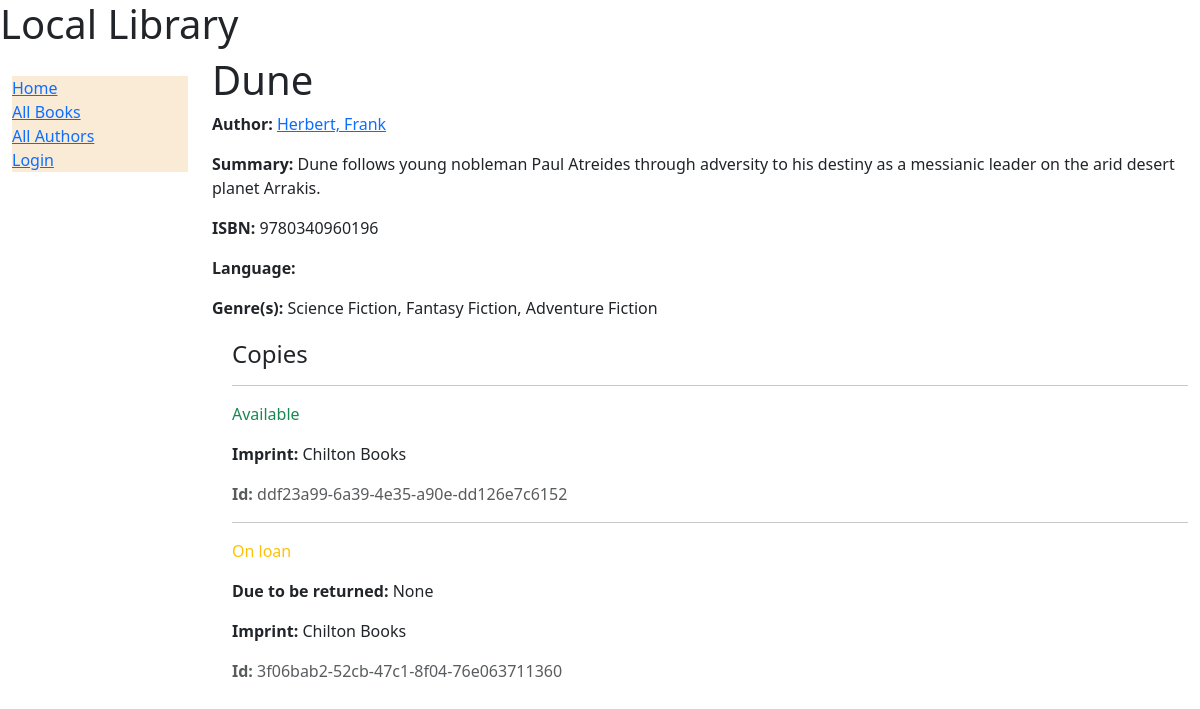
Before: /catalog/book/1 with the older database file.
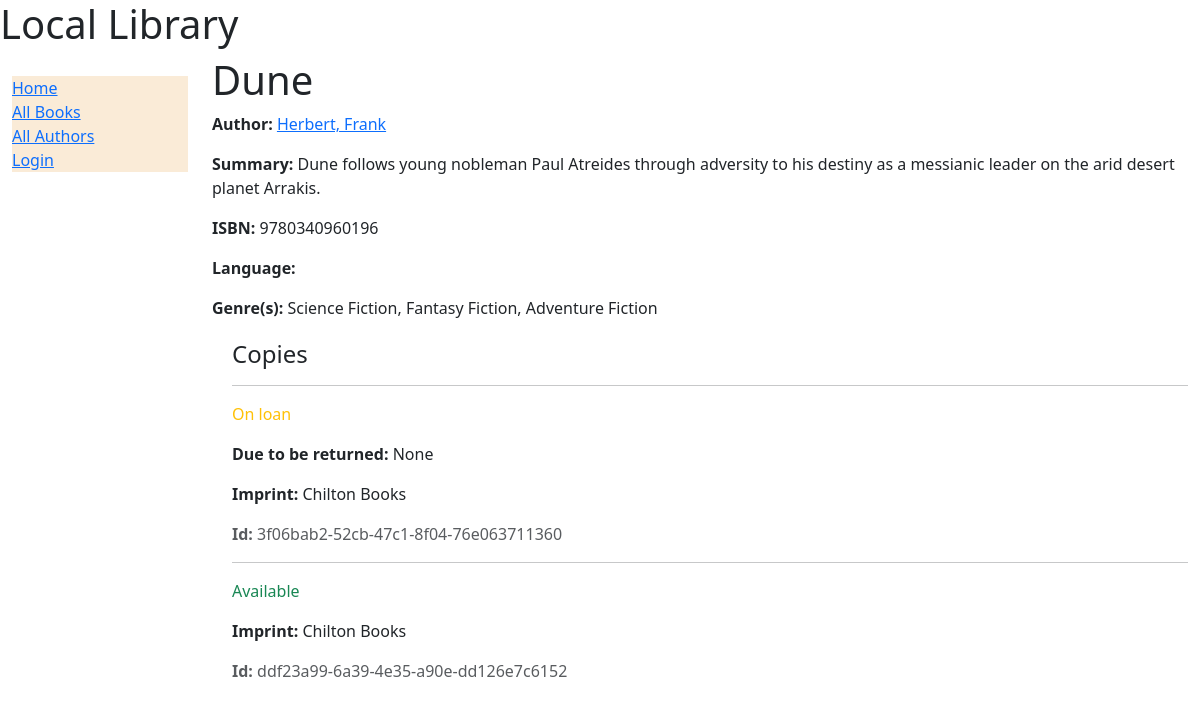
After: the same page with the newer database file.
### catalog/models.py (models this page shows, shortened)
class BookInstance(models.Model):
    id = models.UUIDField(primary_key=True,
                          default=uuid.uuid4,
                          help_text="Unique ID for this particular book across whole library")
    book = models.ForeignKey('Book',
                             on_delete=models.RESTRICT,
                             null=True)
    imprint = models.CharField(max_length=200)
    due_back = models.DateField(null=True,
                                blank=True)
    borrower = models.ForeignKey(settings.AUTH_USER_MODEL, on_delete=models.SET_NULL, null=True, blank=True)
    LOAN_STATUS = (
        ('m', 'Maintenance'),
        ('o', 'On loan'),
        ('a', 'Available'),
        ('r', 'Reserved'),
    )
    status = models.CharField(
        max_length=1,
        choices=LOAN_STATUS,
        blank=True,
        default='m',
        help_text='Book availability',
    )
    class Meta:
        ordering = ['due_back']
        permissions = (("can_mark_returned", "Set book as returned"),)

### catalog/views.py (the view)
# urls.py: path('book/<int:pk>', views.BookDetailView.as_view(), name='book-detail'),
class BookDetailView(generic.DetailView):
    model = Book

### catalog/models.py (called while the page is built)
    def __str__(self):
        return self.name

    def get_absolute_url(self):
        return reverse('author-detail', args=[str(self.id)])

    def __str__(self):
        return f'{self.last_name}, {self.first_name}'

### templates/catalog/book_detail.html (shortened to what this page needs)
{% extends "base_generic.html" %}
{% block content %}
  <h1>{{ book.title }}</h1>
  <p><strong>Author:</strong> <a href="{{ book.author.get_absolute_url }}">{{ book.author }}</a></p>
  <p><strong>Summary:</strong> {{ book.summary }}</p>
  <p><strong>ISBN:</strong> {{ book.isbn }}</p>
  <p><strong>Language:</strong> {{ book.language }}</p>
  <p><strong>Genre(s):</strong> {{ book.genre.all|join:", " }}</p>
  <div style="margin-left:20px;margin-top:20px">
    <h4>Copies</h4>
    {% for copy in book.bookinstance_set.all %}
      <hr />
      <p
        class="{% if copy.status == 'a' %}text-success{% elif copy.status == 'm' %}text-danger{% else %}text-warning{% endif %}">
        {{ copy.get_status_display }}
      </p>
      {% if copy.status != 'a' %}
        <p><strong>Due to be returned:</strong> {{ copy.due_back }}</p>
      {% endif %}
      <p><strong>Imprint:</strong> {{ copy.imprint }}</p>
      <p class="text-muted"><strong>Id:</strong> {{ copy.id }}</p>
    {% endfor %}
  </div>
{% endblock %}

Changed rows visible on the page:
changed BookInstance "On loan": moves up the list
